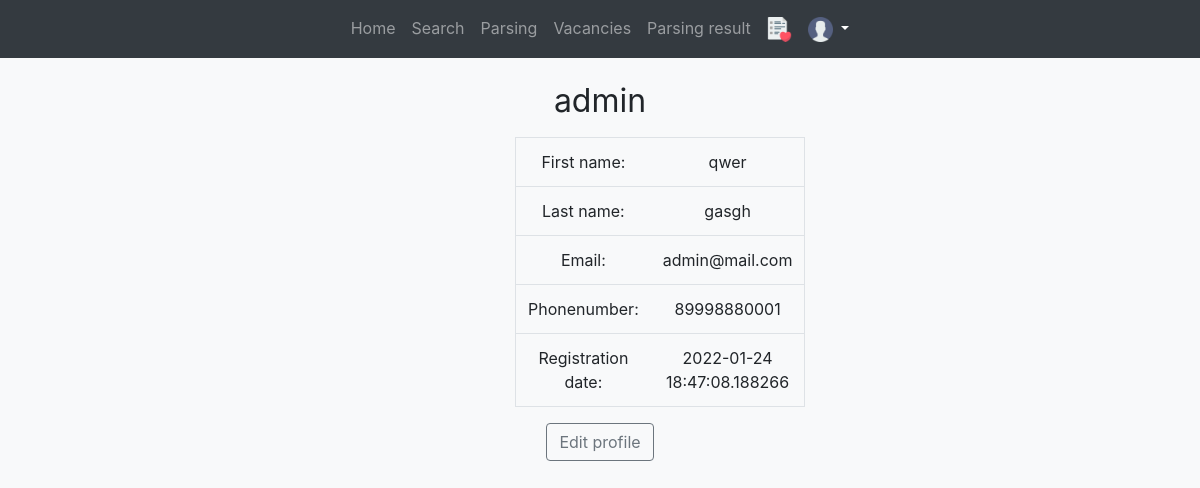
The app's page /user/admin (signed in), older data.
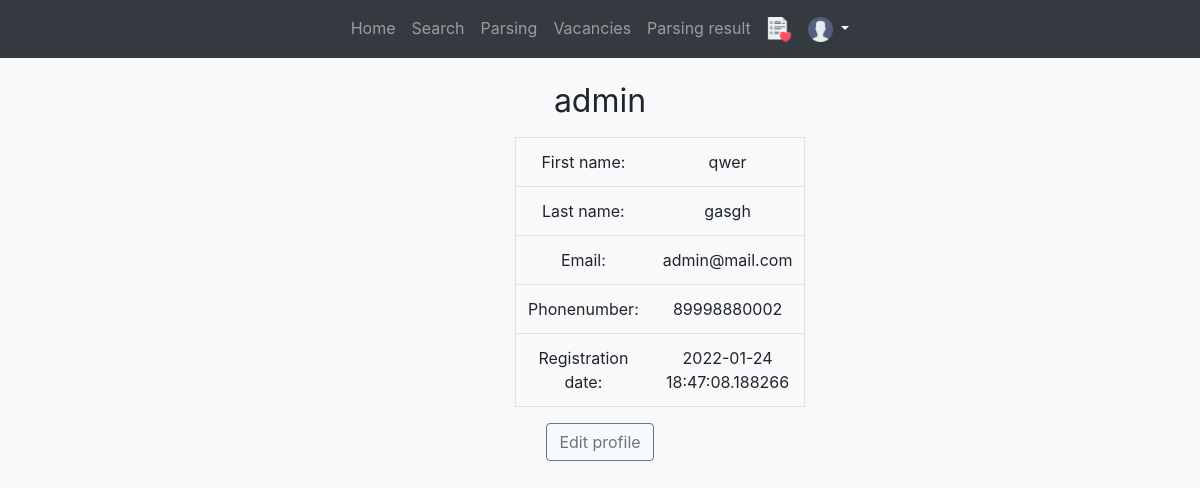
The same page, newer data.
### app/models.py (models this page shows, shortened)
class User(db.Model, UserMixin):
    __tablename__ = 'users'
    id = db.Column(db.Integer, primary_key=True)
    role_id = db.Column(db.Integer, db.ForeignKey('roles.id'), nullable=False)
    user_name = db.Column(db.String(80), nullable=False)
    email = db.Column(db.String(80), nullable=False)
    first_name = db.Column(db.String(80), nullable=False)
    last_name = db.Column(db.String(80), nullable=False)
    phonenumber = db.Column(db.String(80), nullable=False)
    password_hash = db.Column(db.String(128), nullable=False)
    created = db.Column(db.DateTime(), default=datetime.utcnow)
    updated = db.Column(db.DateTime(), default=datetime.utcnow, onupdate=datetime.utcnow)
    @property
    def password(self):
        raise AttributeError('password is not a readable attribute')
    def is_administrator(self):
        if self.role_id == Role.query.filter_by(privilege=True).first().id:
            return True
        else:
            return False

### app/user.py (the view)
@blueprint_user.route('/<username>')
@login_required
def user(username):
    user = User.query.filter_by(user_name=username).first()
    if user is None:
        abort(404)
    return render_template('user/user.html', user=user, title='User page')

### app/models.py (called while the page is built)
@login.user_loader
def user_loader(user_id):
    user = User.query.get(int(user_id))
    if user is None:
        return
    return user

### app/templates/user/user.html
{% extends 'base.html' %}
{% block USERPAGE %} active {% endblock %}
{% block page_content %}
<br>
<h1 class="h2 mb-3 font-weight-normal">{{ user.user_name }}</h1>
<div class="container col-2">
<table class="table border">
    <tbody>
    <tr>
    <td>First name:</td>
    <td>{{ user.first_name }}</td>
    </tr>
    <tr>
    <td>Last name:</td>
    <td>{{ user.last_name }}</td>
    </tr>
    <tr>
    <td>Email:</td>
    <td>{{ user.email }}</td>
    </tr>
    <tr>
    <td>Phonenumber:</td>
    <td>{{ user.phonenumber }}</td>
    </tr>
    <tr>
    <td>Registration date:</td>
    <td>{{ user.created }}</td>
    </tr>
    </tbody>
</table>
    {% if user == current_user %}
        <a class="btn btn-outline-secondary" href="{{ url_for('blueprint_user.edit_profile') }}">
            Edit profile
        </a>
    {% endif %}
</div>
{% endblock %}

### app/templates/base.html (shortened to what this page needs)
<!DOCTYPE html>
<html>
    <head>
        <link rel="stylesheet" href="https://cdn.jsdelivr.net/npm/bootstrap@4.6.1/dist/css/bootstrap.min.css">
    </head>
    <body class="bg-light text-center">
        <nav class="navbar navbar-expand-lg navbar-dark bg-dark">
          <div class="collapse navbar-collapse justify-content-md-center" id="navbar">
            <ul class="navbar-nav">
              <li class="nav-item {% block HOMEPAGE %}{% endblock %}">
                <a class="nav-link" href="{{ url_for('blueprint_app.home') }}">
                  Home
                </a>
              </li>
              <li class="nav-item {% block SEARCHPAGE %}{% endblock %}">
                <a class="nav-link" aria-current="page" href="{{ url_for('blueprint_search.search') }}">
                  Search
                </a>
              </li>
              {% if current_user.is_authenticated %}
              {% if current_user.is_administrator() %}
                <li class="nav-item {% block PARSINGPAGE %}{% endblock %}">
                <a class="nav-link" aria-current="page" href="{{ url_for('blueprint_search.parsing') }}">
                  Parsing
                </a>
                </li>
                <li class="nav-item {% block VACANCIESPAGE %}{% endblock %}">
                  <a class="nav-link" aria-current="page" href="{{ url_for('blueprint_vacancies.vacancies') }}">
                    Vacancies
                  </a>
                </li>
                <li class="nav-item {% block PARSINGRESULTPAGE %}{% endblock %}">
                  <a class="nav-link" aria-current="page" href="{{ url_for('blueprint_parsing_result.parsing_result') }}">
                    Parsing result
                  </a>
                </li>
              {% endif %}
                <li class="nav-item {% block FAVORITESPAGE %}{% endblock %}">
                  <a class="nav-link" aria-current="page" href="{{ url_for('blueprint_vacancies.favorites') }}">
                    <img src="{{ url_for('static', filename='img/favorites.png') }}" alt="Favorites" vspace="0" align="center" height="25px">
                  </a>
                </li>
                <li class="nav-item dropdown {% block USERPAGE %}{% endblock %}">
                  <a class="nav-link dropdown-toggle" id="navbarDropdownMenuLink"
                    data-toggle="dropdown" aria-expanded="false">
                    <img src="{{ url_for('static', filename='img/user.png') }}" alt="Account" vspace="0" align="center" height="25px">
                  </a>
                </li>
              {% endif %}
            </ul>
          </div>
        </nav>
        {% block page_content %}
        {% endblock %}
      </body>
</html>

Row changes from the older to the newer data that the page shows:
changed User "admin": phonenumber "89998880001" → "89998880002"
